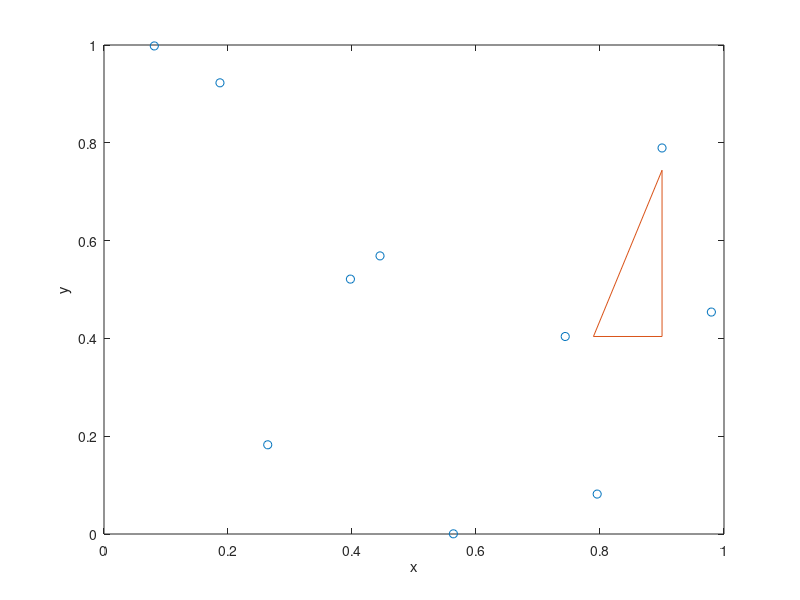

MATLAB code for this plot:
clear all;
close all;

points = rand(10,2);
x = points(1,:)
y = points(2,:)
plot(points(:,1), points(:,2), 'o')
xlabel('x')
ylabel('y') 
hold on
line ([x(1) x(2)],[y(1) y(2)]) 
line ([x(1) x(1)],[y(1) y(2)]) 
line ([x(2) x(1)],[y(2) y(2)]) 
hold off


